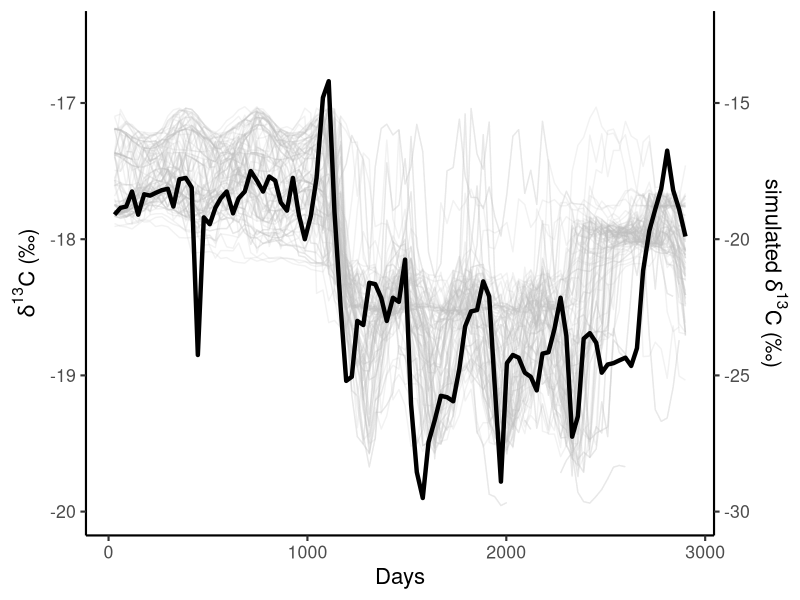

The R source for this figure:
# = = = = = = = = = = = = = = = = = = = = = = = = = = = = = =
# Code for Figure 3
# Adapted from code by Clive Trueman by Natalie Cooper Nov 2017
# = = = = = = = = = = = = = = = = = = = = = = = = = = = = = =
# Load libraries
library(tidyverse)
library(gtable)
library(grid)
setwd("/Users/trueman/Desktop/current project files/whale migration modelling/blue-whale-bes-master")

# Read in the measured whale data and select blue whale
whale_isos <- read_csv("data/raw-whale-isotope-data.csv")
blue <- filter(whale_isos, whale_ID == "KC7")

# Read in top 100 models
top100 <- read.csv("data/top10smooth.csv")
#top100<-top100[complete.cases(top100),]

# Fix day numbers to match in both
blue$Day.sim <- rev(unique(top100$Day))

# Create three plots, one for blue whale and one for simulations, and 
# a base plot with axes etc.
base_plot <- 
  ggplot(blue, aes(x = Day.sim, y = d13C)) +
  #geom_line(size = 1.5) +
  theme_classic(base_size = 16) + 
  xlab("Days") + 
  ylab(expression(paste(delta^{13}, "C (\u2030)"))) +
  scale_y_continuous(limits = c(-20, -16.5),
                     sec.axis = sec_axis(~.+4, 
                                breaks = c(-16, -15, -14, -13),
                                labels = c(-30, -25, -20, -15),
                                name = expression(paste("simulated ", 
                                                        delta^{13}, "C (\u2030)")))) +
  theme(panel.background = element_blank())

top_plot <- 
  ggplot(top100, aes(x = Day, y = d13C_smooth+2, group = Rep)) +
  geom_line(alpha = 0.2, col = "grey") +
  theme_classic(base_size = 16) + 
  xlab("") + 
  ylab("") +
  scale_y_continuous(limits = c(-30, -12.5))  +
  theme(panel.background = element_blank())

blue_plot <- 
  ggplot(blue, aes(x = Day.sim, y = d13C)) +
  geom_line(size = 1.5) +
  theme_classic(base_size = 16) + 
  xlab("Days") + 
  ylab(expression(paste(delta^{13}, "C (\u2030)"))) +
  scale_y_continuous(limits = c(-20, -16.5),
                     sec.axis = sec_axis(~.+4, 
                                         breaks = c(-16, -15, -14, -13),
                                         labels = c(-30, -25, -20, -15),
                                         name = expression(paste("simulated ", 
                                                                 delta^{13}, "C (\u2030)")))) +
  theme(panel.background = element_blank())

# Combine plots
# Create grobs
g1 <- ggplotGrob(base_plot)
g2 <- ggplotGrob(top_plot)
g3 <- ggplotGrob(blue_plot)

# Get the locations of the plot panels in g1.
pp <- c(subset(g1$layout, name == "panel", se = t:r))

# Overlap panel for second plot on that of the first plot
gall <- gtable_add_grob(g1, list(g2$grobs[[which(g2$layout$name == "panel")]], 
                                 g3$grobs[[which(g3$layout$name == "panel")]]), 
                        t = pp$t, l = pp$l, b = pp$b, r = pp$l,
                        name = 1:2)
plot(gall)

ggsave("manuscript/revision/figures/Figure-3-blue-sims.png", gall, 
       device = png(width = 600, height = 400))
